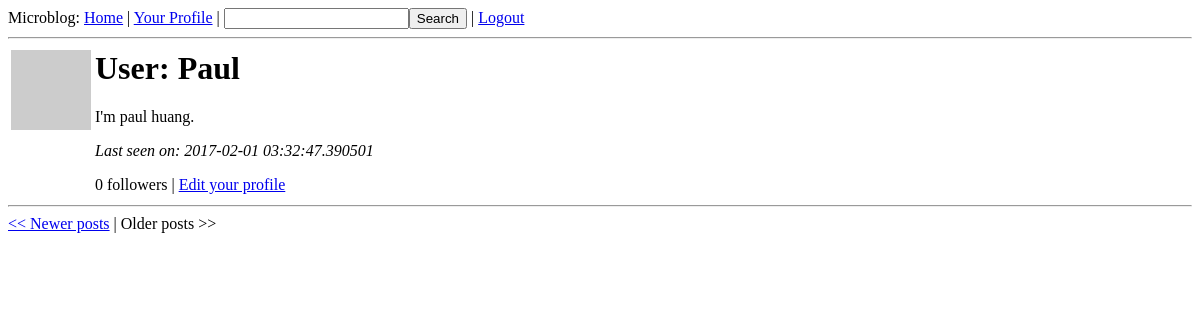
Before: /user/Paul/2 (signed in) with the older database file.
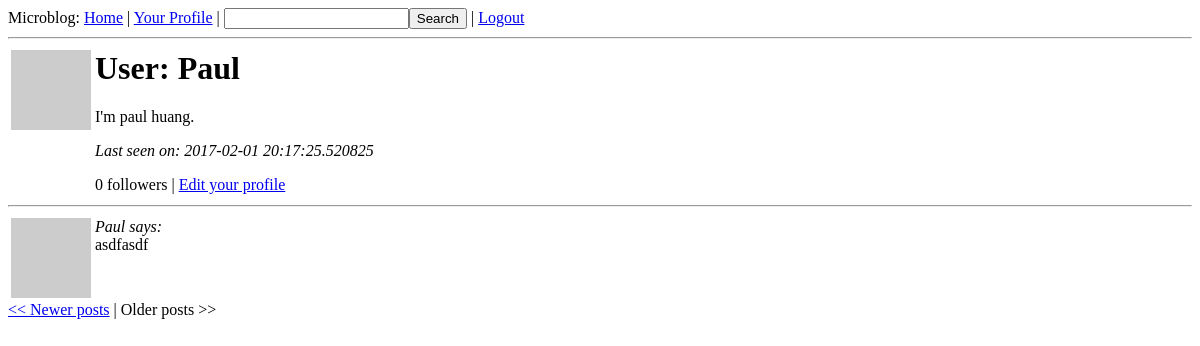
After: the same page with the newer database file.
### app/models.py (models this page shows, shortened)
class User(db.Model):
    id = db.Column(db.Integer, primary_key=True)
    nickname = db.Column(db.String(64), index=True, unique=True)
    email = db.Column(db.String(120), index=True, unique=True)
    posts = db.relationship('Post', backref='author', lazy='dynamic')
    about_me = db.Column(db.String(140))
    last_seen = db.Column(db.DateTime)
    followed = db.relationship('User',
                               secondary=followers,
                               primaryjoin=(followers.c.follower_id == id),
                               secondaryjoin=(followers.c.followed_id == id),
                               backref=db.backref('followers', lazy='dynamic'),
                               lazy='dynamic')
    @property
    def is_authenticated(self):
        return True
    def avatar(self,size):
        return 'http://www.gravatar.com/avatar/%s?d=mm&s=%d' % (md5(self.email.encode('utf-8')).hexdigest(), size)

class Post(db.Model):
    __searchable__= ['body']
    id = db.Column(db.Integer, primary_key = True)
    body = db.Column(db.String(140))
    timestamp = db.Column(db.DateTime)
    user_id = db.Column(db.Integer, db.ForeignKey('user.id'))

### app/views.py (the view)
@app.route('/user/<nickname>')
@app.route('/user/<nickname>/<int:page>')
@login_required
def user(nickname, page=1):
    user = User.query.filter_by(nickname=nickname).first()
    if user is None:
        flash('User %s not found.' % nickname)
        return redirect(url_for('index'))
    posts = user.posts.paginate(page, POSTS_PER_PAGE, False)
    return render_template('user.html',
                           user=user,
                           posts=posts)

### app/forms.py
class SearchForm(Form):
    search = StringField('search', validators=[DataRequired()])

### app/views.py (called while the page is built)
@app.before_request
def before_request():
    g.user = current_user
    if g.user.is_authenticated:
        g.user.last_seen = datetime.utcnow()
        db.session.add(g.user)
        db.session.commit()
        g.search_form = SearchForm()

@lm.user_loader
def load_user(id):
    return User.query.get(int(id))

### app/templates/user.html
{% extends "base.html" %}
{% block content %}
  <table>
      <tr valign="top">
          <td><img src="{{ user.avatar(128) }}"></td>
          <td>
              <h1>User: {{ user.nickname }}</h1>
              {% if user.about_me %}<p>{{ user.about_me }}</p>{% endif %}
              {% if user.last_seen %}<p><i>Last seen on: {{ user.last_seen }}</i></p>{% endif %}
              <p>{{ user.followers.count() }} followers |
              {% if user.id == g.user.id %}
                  <a href="{{ url_for('edit') }}">Edit your profile</a>
              {% elif not g.user.is_following(user) %}
                  <a href="{{ url_for('follow', nickname=user.nickname) }}">Follow</a>
              {% else %}
                  <a href="{{ url_for('unfollow', nickname=user.nickname) }}">Unfollow</a>
              {% endif %}
              </p>
          </td>
      </tr>
  </table>
  <hr>
{% for post in posts.items %}
    {% include 'post.html' %}
{% endfor %}
{% if posts.has_prev %}<a href="{{ url_for('user', nickname = user.nickname, page = posts.prev_num) }}"><< Newer posts</a>{% else %}<< Newer posts{% endif %} |
{% if posts.has_next %}<a href="{{ url_for('user', nickname = user.nickname, page = posts.next_num) }}">Older posts >></a>{% else %}Older posts >>{% endif %}
{% endblock %}

### app/templates/base.html (shortened to what this page needs)
<html>
  <head>
  </head>
  <body>
    <div>Microblog:
    <a href="{{ url_for('index') }}">Home</a>
    {% if g.user.is_authenticated %}
    | <a href="{{ url_for('user', nickname=g.user.nickname) }}">Your Profile</a>
    | <form style="display: inline;" action="{{ url_for('search') }}" method="post" name="search">{{ g.search_form.hidden_tag() }}{{ g.search_form.search(size=20) }}<input type="submit" value="Search"></form>
    | <a href="{{ url_for('logout') }}">Logout</a>
    {% endif %}
</div>
    <hr>
    {% block content %}{% endblock %}
  </body>
</html>

### app/templates/post.html
<table>
    <tr valign="top">
        <td><img src="{{post.author.avatar(50)}}"></td><td><i>{{post.author.nickname}} says:</i><br>{{post.body}}</td>
    </tr>
</table>

Changed rows visible on the page:
changed User "Paul": last_seen "2017-02-01 03:32:47.390501" → "2017-02-01 20:17:25.520825"
added Post: author.nickname "Paul", body "asdfasdf"
